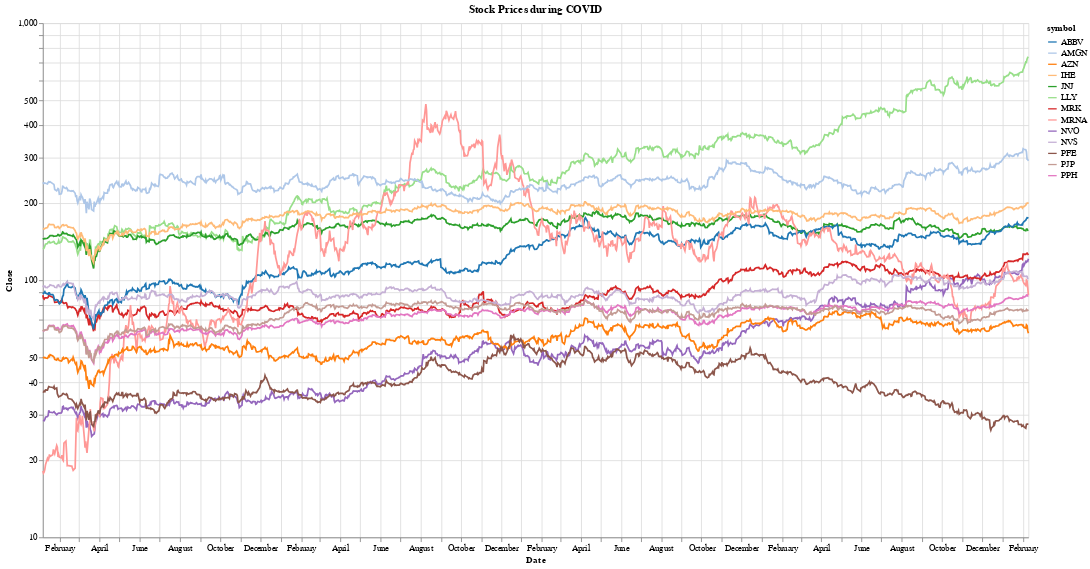

The notebook cell this image was saved under:
### Markdown cell above
# <center style="text-align: center; color: #007bff;">Visualization 1</center>

<h3><center style="color: #DE3163;"><strong>Goal of Visual:</strong></center></h3>
<ul>
    <li style="font-size: 16px;">
       The purpose of this visualization is to show the variance in pharmaceutical stock prices as it relates to COVID-19. How large were the discrepencies between COVID-19 treatment and/or prevention-related companies vs. non-related ones?
    </li>
</ul>

<h3><center style="color: #DE3163;"><strong>Visualization Tools:</strong></center></h3>
<ul>
    <li style="font-size: 16px;">
        Altair (Bar Chart & Lines)
    </li>
</ul>

<h3><center style="color: #DE3163;"><strong>Argument Layout:</strong></center></h3>
<ul>
    <li style="font-size: 16px;">
        Some companies performed much greater than others. Is this just noise? While the market is unpredictable and no one can know for certain, there is an
        extent of confidence that can be attributed to the idea that any entity with the possibility of treating COVID-19.
    </li>
    <li style="font-size: 16px;">
        These companies performed "better": LIST HERE
    </li>
    <li style="font-size: 16px;">
        Our analysis found the statistical significance here: LIST HERE
    </li>
</ul>

<h3><center style="color: #DE3163;"><strong>Visual Layout:</strong></center></h3>
<ul>
    <li style="font-size: 16px;">
        Describe the visual that goes with this argument
    </li>
    <li style="font-size: 16px;">
        Describe the interactivity
    </li>
    <li style="font-size: 16px;">
        Describe the layout, choice of colors, annotations (if any), and legends (if any)
    </li>
</ul>

### Code cell
combined_chart = None

# loop through each df in covid_dfs. for each one, plot their prices over time
for symbol in tickers:
    # create a line for each symbol with a unique color
    stock_line = alt.Chart(covid_dfs[f"{symbol}_df-covid"]).mark_line().encode(
        x=alt.X('Date:T'),
        y=alt.Y('Close:Q').scale(type='log'),
        color=alt.Color('symbol:N', scale=alt.Scale(scheme='category20')),
        tooltip=[alt.Tooltip('symbol:N', title='Ticker'), alt.Tooltip('Date:T', title='Date'), alt.Tooltip('Close:Q', title='Closing Price'), alt.Tooltip('US covid deaths:Q', title='US COVID Deaths')]
    ).properties(
        title="Stock Prices during COVID",
        width=1150,
        height=600
    ).transform_calculate(symbol=f"'{symbol}'")  # pass the symbol value into the chart
    
    # place each new line chart on combined chart
    if combined_chart is None:
        combined_chart = stock_line
    else:
        combined_chart += stock_line

# display combined chart
combined_chart

### Figure 1 — Vega-Lite specification as saved in the notebook (floating-point values rounded to 4 significant figures; data arrays with more than 128 entries replaced by an {"elided": "..."} marker saying what was removed)
{"config": {"view": {"continuousWidth": 300, "continuousHeight": 300}}, "layer": [{"data": {"name": "data-5144233adffb7fb030c8a6fc95f0646f"}, "mark": {"type": "line"}, "encoding": {"color": {"field": "symbol", "scale": {"scheme": "category20"}, "type": "nominal"}, "tooltip": [{"field": "symbol", "title": "Ticker", "type": "nominal"}, {"field": "Date", "title": "Date", "type": "temporal"}, {"field": "Close", "title": "Closing Price", "type": "quantitative"}, {"field": "US covid deaths", "title": "US COVID Deaths", "type": "quantitative"}], "x": {"field": "Date", "type": "temporal"}, "y": {"field": "Close", "scale": {"type": "log"}, "type": "quantitative"}}, "title": "Stock Prices during COVID", "transform": [{"calculate": "'LLY'", "as": "symbol"}]}, {"data": {"name": "data-ead0b80d86908d7224057274777a03ef"}, "mark": {"type": "line"}, "encoding": {"color": {"field": "symbol", "scale": {"scheme": "category20"}, "type": "nominal"}, "tooltip": [{"field": "symbol", "title": "Ticker", "type": "nominal"}, {"field": "Date", "title": "Date", "type": "temporal"}, {"field": "Close", "title": "Closing Price", "type": "quantitative"}, {"field": "US covid deaths", "title": "US COVID Deaths", "type": "quantitative"}], "x": {"field": "Date", "type": "temporal"}, "y": {"field": "Close", "scale": {"type": "log"}, "type": "quantitative"}}, "title": "Stock Prices during COVID", "transform": [{"calculate": "'NVO'", "as": "symbol"}]}, {"data": {"name": "data-84737616337a372aed3677b1291fd07a"}, "mark": {"type": "line"}, "encoding": {"color": {"field": "symbol", "scale": {"scheme": "category20"}, "type": "nominal"}, "tooltip": [{"field": "symbol", "title": "Ticker", "type": "nominal"}, {"field": "Date", "title": "Date", "type": "temporal"}, {"field": "Close", "title": "Closing Price", "type": "quantitative"}, {"field": "US covid deaths", "title": "US COVID Deaths", "type": "quantitative"}], "x": {"field": "Date", "type": "temporal"}, "y": {"field": "Close", "scale": {"type": "log"}, "type": "quantitative"}}, "title": "Stock Prices during COVID", "transform": [{"calculate": "'JNJ'", "as": "symbol"}]}, {"data": {"name": "data-72e626794a8e7eefd6538d39c854b2b7"}, "mark": {"type": "line"}, "encoding": {"color": {"field": "symbol", "scale": {"scheme": "category20"}, "type": "nominal"}, "tooltip": [{"field": "symbol", "title": "Ticker", "type": "nominal"}, {"field": "Date", "title": "Date", "type": "temporal"}, {"field": "Close", "title": "Closing Price", "type": "quantitative"}, {"field": "US covid deaths", "title": "US COVID Deaths", "type": "quantitative"}], "x": {"field": "Date", "type": "temporal"}, "y": {"field": "Close", "scale": {"type": "log"}, "type": "quantitative"}}, "title": "Stock Prices during COVID", "transform": [{"calculate": "'MRK'", "as": "symbol"}]}, {"data": {"name": "data-2a02ba66692253a4ef5ee83f1dfc8f45"}, "mark": {"type": "line"}, "encoding": {"color": {"field": "symbol", "scale": {"scheme": "category20"}, "type": "nominal"}, "tooltip": [{"field": "symbol", "title": "Ticker", "type": "nominal"}, {"field": "Date", "title": "Date", "type": "temporal"}, {"field": "Close", "title": "Closing Price", "type": "quantitative"}, {"field": "US covid deaths", "title": "US COVID Deaths", "type": "quantitative"}], "x": {"field": "Date", "type": "temporal"}, "y": {"field": "Close", "scale": {"type": "log"}, "type": "quantitative"}}, "title": "Stock Prices during COVID", "transform": [{"calculate": "'ABBV'", "as": "symbol"}]}, {"data": {"name": "data-04695be6633733d45f3e1cdd97736c9a"}, "mark": {"type": "line"}, "encoding": {"color": {"field": "symbol", "scale": {"scheme": "category20"}, "type": "nominal"}, "tooltip": [{"field": "symbol", "title": "Ticker", "type": "nominal"}, {"field": "Date", "title": "Date", "type": "temporal"}, {"field": "Close", "title": "Closing Price", "type": "quantitative"}, {"field": "US covid deaths", "title": "US COVID Deaths", "type": "quantitative"}], "x": {"field": "Date", "type": "temporal"}, "y": {"field": "Close", "scale": {"type": "log"}, "type": "quantitative"}}, "title": "Stock Prices during COVID", "transform": [{"calculate": "'MRNA'", "as": "symbol"}]}, {"data": {"name": "data-1e1b58928150067b42d4e82bfa1cadcd"}, "mark": {"type": "line"}, "encoding": {"color": {"field": "symbol", "scale": {"scheme": "category20"}, "type": "nominal"}, "tooltip": [{"field": "symbol", "title": "Ticker", "type": "nominal"}, {"field": "Date", "title": "Date", "type": "temporal"}, {"field": "Close", "title": "Closing Price", "type": "quantitative"}, {"field": "US covid deaths", "title": "US COVID Deaths", "type": "quantitative"}], "x": {"field": "Date", "type": "temporal"}, "y": {"field": "Close", "scale": {"type": "log"}, "type": "quantitative"}}, "title": "Stock Prices during COVID", "transform": [{"calculate": "'NVS'", "as": "symbol"}]}, {"data": {"name": "data-af2e2ac844494726f220b79e14d4fadb"}, "mark": {"type": "line"}, "encoding": {"color": {"field": "symbol", "scale": {"scheme": "category20"}, "type": "nominal"}, "tooltip": [{"field": "symbol", "title": "Ticker", "type": "nominal"}, {"field": "Date", "title": "Date", "type": "temporal"}, {"field": "Close", "title": "Closing Price", "type": "quantitative"}, {"field": "US covid deaths", "title": "US COVID Deaths", "type": "quantitative"}], "x": {"field": "Date", "type": "temporal"}, "y": {"field": "Close", "scale": {"type": "log"}, "type": "quantitative"}}, "title": "Stock Prices during COVID", "transform": [{"calculate": "'AZN'", "as": "symbol"}]}, {"data": {"name": "data-3cac3309cd81dba36d5b4fb4db07b65c"}, "mark": {"type": "line"}, "encoding": {"color": {"field": "symbol", "scale": {"scheme": "category20"}, "type": "nominal"}, "tooltip": [{"field": "symbol", "title": "Ticker", "type": "nominal"}, {"field": "Date", "title": "Date", "type": "temporal"}, {"field": "Close", "title": "Closing Price", "type": "quantitative"}, {"field": "US covid deaths", "title": "US COVID Deaths", "type": "quantitative"}], "x": {"field": "Date", "type": "temporal"}, "y": {"field": "Close", "scale": {"type": "log"}, "type": "quantitative"}}, "title": "Stock Prices during COVID", "transform": [{"calculate": "'PFE'", "as": "symbol"}]}, {"data": {"name": "data-c225fa0d3aedbba03d315dd724f77ea5"}, "mark": {"type": "line"}, "encoding": {"color": {"field": "symbol", "scale": {"scheme": "category20"}, "type": "nominal"}, "tooltip": [{"field": "symbol", "title": "Ticker", "type": "nominal"}, {"field": "Date", "title": "Date", "type": "temporal"}, {"field": "Close", "title": "Closing Price", "type": "quantitative"}, {"field": "US covid deaths", "title": "US COVID Deaths", "type": "quantitative"}], "x": {"field": "Date", "type": "temporal"}, "y": {"field": "Close", "scale": {"type": "log"}, "type": "quantitative"}}, "title": "Stock Prices during COVID", "transform": [{"calculate": "'AMGN'", "as": "symbol"}]}, {"data": {"name": "data-4f90a0ccffec4885f2da98fc0cd180ed"}, "mark": {"type": "line"}, "encoding": {"color": {"field": "symbol", "scale": {"scheme": "category20"}, "type": "nominal"}, "tooltip": [{"field": "symbol", "title": "Ticker", "type": "nominal"}, {"field": "Date", "title": "Date", "type": "temporal"}, {"field": "Close", "title": "Closing Price", "type": "quantitative"}, {"field": "US covid deaths", "title": "US COVID Deaths", "type": "quantitative"}], "x": {"field": "Date", "type": "temporal"}, "y": {"field": "Close", "scale": {"type": "log"}, "type": "quantitative"}}, "title": "Stock Prices during COVID", "transform": [{"calculate": "'PPH'", "as": "symbol"}]}, {"data": {"name": "data-15db21c86efb88884611c8c541f4d697"}, "mark": {"type": "line"}, "encoding": {"color": {"field": "symbol", "scale": {"scheme": "category20"}, "type": "nominal"}, "tooltip": [{"field": "symbol", "title": "Ticker", "type": "nominal"}, {"field": "Date", "title": "Date", "type": "temporal"}, {"field": "Close", "title": "Closing Price", "type": "quantitative"}, {"field": "US covid deaths", "title": "US COVID Deaths", "type": "quantitative"}], "x": {"field": "Date", "type": "temporal"}, "y": {"field": "Close", "scale": {"type": "log"}, "type": "quantitative"}}, "title": "Stock Prices during COVID", "transform": [{"calculate": "'IHE'", "as": "symbol"}]}, {"data": {"name": "data-024b50b6ec6f069d7db513369c16882b"}, "mark": {"type": "line"}, "encoding": {"color": {"field": "symbol", "scale": {"scheme": "category20"}, "type": "nominal"}, "tooltip": [{"field": "symbol", "title": "Ticker", "type": "nominal"}, {"field": "Date", "title": "Date", "type": "temporal"}, {"field": "Close", "title": "Closing Price", "type": "quantitative"}, {"field": "US covid deaths", "title": "US COVID Deaths", "type": "quantitative"}], "x": {"field": "Date", "type": "temporal"}, "y": {"field": "Close", "scale": {"type": "log"}, "type": "quantitative"}}, "title": "Stock Prices during COVID", "transform": [{"calculate": "'PJP'", "as": "symbol"}]}], "height": 600, "width": 1150, "$schema": "https://vega.github.io/schema/vega-lite/v5.16.3.json", "datasets": {"data-5144233adffb7fb030c8a6fc95f0646f": {"elided": "1032 records"}, "data-ead0b80d86908d7224057274777a03ef": {"elided": "1032 records"}, "data-84737616337a372aed3677b1291fd07a": {"elided": "1032 records"}, "data-72e626794a8e7eefd6538d39c854b2b7": {"elided": "1032 records"}, "data-2a02ba66692253a4ef5ee83f1dfc8f45": {"elided": "1032 records"}, "data-04695be6633733d45f3e1cdd97736c9a": {"elided": "1032 records"}, "data-1e1b58928150067b42d4e82bfa1cadcd": {"elided": "1032 records"}, "data-af2e2ac844494726f220b79e14d4fadb": {"elided": "1032 records"}, "data-3cac3309cd81dba36d5b4fb4db07b65c": {"elided": "1032 records"}, "data-c225fa0d3aedbba03d315dd724f77ea5": {"elided": "1032 records"}, "data-4f90a0ccffec4885f2da98fc0cd180ed": {"elided": "1032 records"}, "data-15db21c86efb88884611c8c541f4d697": {"elided": "1032 records"}, "data-024b50b6ec6f069d7db513369c16882b": {"elided": "1032 records"}}}
